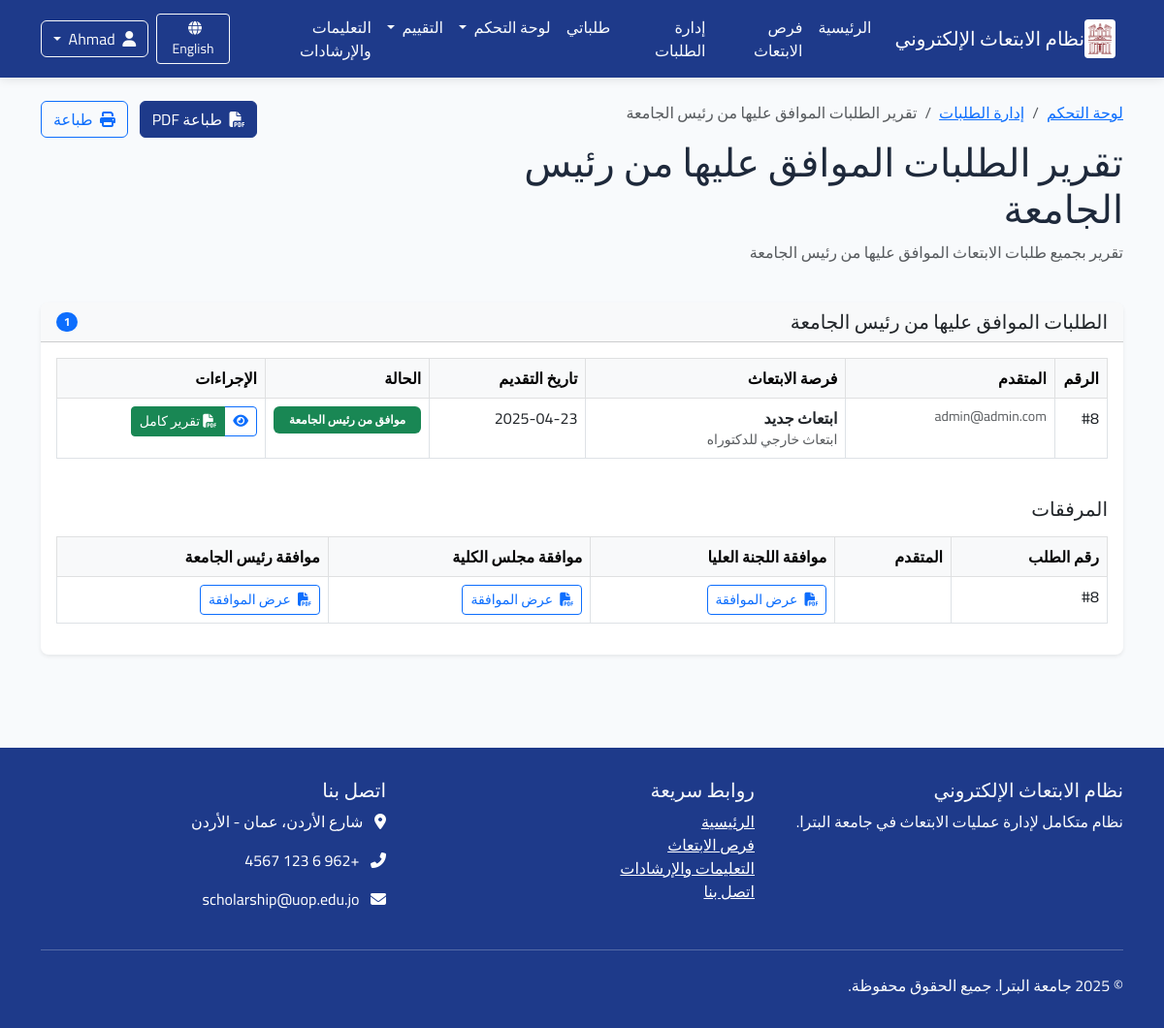
Before: /ar/reports/president/ (signed in) with the older database file.
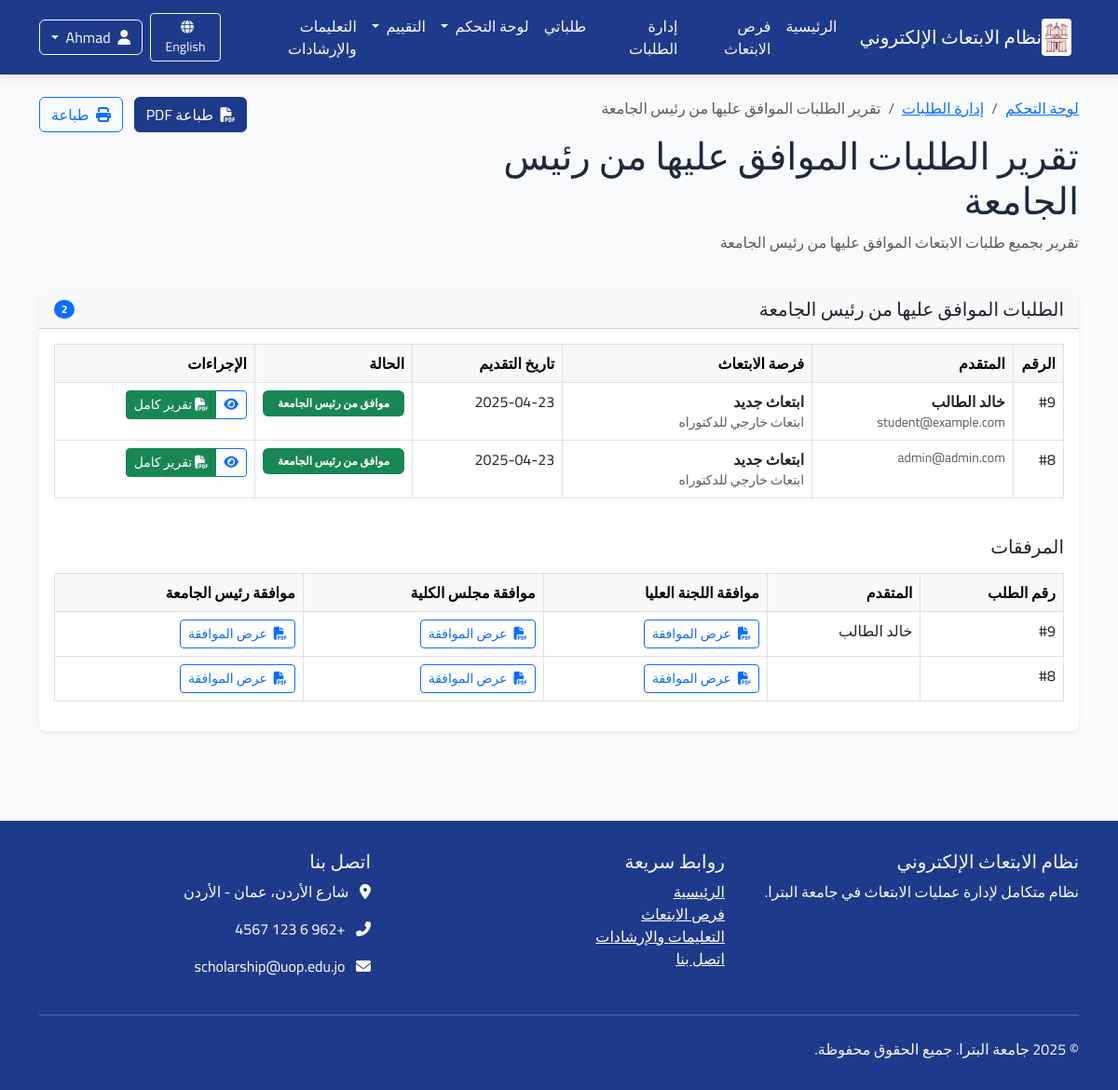
After: the same page with the newer database file.
### applications/models.py (models this page shows, shortened)
class Application(models.Model):
    scholarship = models.ForeignKey(Scholarship, verbose_name=_("فرصة الابتعاث"), on_delete=models.CASCADE,
                                    related_name="applications")
    applicant = models.ForeignKey(User, verbose_name=_("المتقدم"), on_delete=models.CASCADE,
                                  related_name="applications")
    status = models.ForeignKey(ApplicationStatus, verbose_name=_("حالة الطلب"), on_delete=models.PROTECT,
                               related_name="applications")
    application_date = models.DateTimeField(_("تاريخ التقديم"), auto_now_add=True)
    last_update = models.DateTimeField(_("آخر تحديث"), auto_now=True)
    motivation_letter = models.TextField(_("خطاب الدوافع"),
                                         help_text=_("اشرح لماذا تريد التقدم لهذه الفرصة وما هي أهدافك"))
    research_proposal = models.TextField(_("مقترح البحث"), blank=True, null=True,
                                         help_text=_("إذا كان الابتعاث لدراسة الدكتوراه، أرفق مقترح البحث الخاص بك"))
    comments = models.TextField(_("ملاحظات إضافية"), blank=True, null=True,
                                help_text=_("أي معلومات إضافية تود إضافتها لطلبك"))
    acceptance_letter = models.BooleanField(_("هل لديك قبول مبدئي؟"), default=False)
    acceptance_university = models.CharField(_("اسم الجامعة التي لديك قبول فيها"), max_length=200, blank=True,
                                             null=True)
    admin_notes = models.TextField(_("ملاحظات إدارية"), blank=True, null=True)
    class Meta:
        verbose_name = _("طلب ابتعاث")
        verbose_name_plural = _("طلبات الابتعاث")
        ordering = ['-application_date']
        unique_together = ['scholarship', 'applicant']  # لا يمكن للمستخدم التقديم على نفس الفرصة مرتين

class ApplicationStatus(models.Model):
    name = models.CharField(_("اسم الحالة"), max_length=100)
    description = models.TextField(_("الوصف"), blank=True, null=True)
    order = models.PositiveSmallIntegerField(_("الترتيب"), default=0)
    requires_attachment = models.BooleanField(_("تتطلب مرفقات"), default=False)
    class Meta:
        verbose_name = _("حالة الطلب")
        verbose_name_plural = _("حالات الطلبات")
        ordering = ['order']

### announcements/models.py (models this page shows, shortened)
class Scholarship(models.Model):
    STATUS_CHOICES = (
        ('draft', _('مسودة')),
        ('published', _('منشور')),
        ('closed', _('مغلق')),
    )
    title = models.CharField(_("العنوان"), max_length=200)
    scholarship_type = models.ForeignKey(ScholarshipType, verbose_name=_("نوع الابتعاث"), on_delete=models.CASCADE,
                                         related_name="scholarships")
    description = models.TextField(_("الوصف"))
    requirements = models.TextField(_("المتطلبات"))
    benefits = models.TextField(_("المميزات"), blank=True, null=True)
    countries = models.CharField(_("الدول المتاحة"), max_length=255, blank=True, null=True)
    universities = models.TextField(_("الجامعات المتاحة"), blank=True, null=True)
    deadline = models.DateTimeField(_("الموعد النهائي للتقديم"))
    publication_date = models.DateTimeField(_("تاريخ النشر"), default=timezone.now)
    status = models.CharField(_("الحالة"), max_length=20, choices=STATUS_CHOICES, default='draft')
    max_applicants = models.PositiveIntegerField(_("الحد الأقصى للمتقدمين"), default=0, help_text=_("0 يعني غير محدود"))
    eligibility_criteria = models.TextField(_("معايير الأهلية"), blank=True, null=True)
    application_process = models.TextField(_("عملية التقديم"), blank=True, null=True)
    contact_info = models.TextField(_("معلومات الاتصال"), blank=True, null=True)
    attachment = models.FileField(_("مرفق"), upload_to='scholarship_attachments/', blank=True, null=True)
    created_by = models.ForeignKey(User, verbose_name=_("تم إنشاؤه بواسطة"), on_delete=models.CASCADE,
                                   related_name="created_scholarships")
    updated_at = models.DateTimeField(_("تم التحديث في"), auto_now=True)
    class Meta:
        verbose_name = _("فرصة ابتعاث")
        verbose_name_plural = _("فرص الابتعاث")
        ordering = ['-publication_date']

class ScholarshipType(models.Model):
    name = models.CharField(_("اسم النوع"), max_length=100)
    description = models.TextField(_("الوصف"), blank=True, null=True)
    class Meta:
        verbose_name = _("نوع الابتعاث")
        verbose_name_plural = _("أنواع الابتعاث")
        ordering = ['name']

### applications/views.py (the view, shortened to what this page needs)
# urls.py: path('reports/president/', views.president_report, name='president_report'),
@login_required
@permission_required('applications.view_application')
def president_report(request):
    applications = Application.objects.filter(status__order=9).order_by('-application_date')
    for application in applications:
        application.higher_committee_attachment = ApprovalAttachment.objects.filter(
            application=application,
            approval_type='higher_committee'
        ).first()
        application.faculty_council_attachment = ApprovalAttachment.objects.filter(
            application=application,
            approval_type='faculty_council'
        ).first()
        application.president_attachment = ApprovalAttachment.objects.filter(
            application=application,
            approval_type='president'
        ).first()
    context = {
        'applications': applications,
        'title': _("تقرير الطلبات الموافق عليها من رئيس الجامعة"),
        'date': timezone.now()
    }
    return render(request, 'applications/reports/president_report.html', context)

### applications/templates/applications/reports/president_report.html (shortened to what this page needs)
{% extends 'base.html' %}
{% load i18n %}
{% load static %}
{% block content %}
<div class="container py-4">
    <div class="row mb-4 no-print">
        <div class="col-md-8">
            <nav aria-label="breadcrumb" class="mb-2">
                <ol class="breadcrumb">
                    <li class="breadcrumb-item"><a href="{% url 'dashboard:index' %}">{% trans "لوحة التحكم" %}</a></li>
                    <li class="breadcrumb-item"><a href="{% url 'applications:admin_applications_list' %}">{% trans "إدارة الطلبات" %}</a></li>
                    <li class="breadcrumb-item active" aria-current="page">{% trans "تقرير الطلبات الموافق عليها من رئيس الجامعة" %}</li>
                </ol>
            </nav>
            <h1 class="mb-2">{% trans "تقرير الطلبات الموافق عليها من رئيس الجامعة" %}</h1>
            <p class="text-muted">{% trans "تقرير بجميع طلبات الابتعاث الموافق عليها من رئيس الجامعة" %}</p>
        </div>
        <div class="col-md-4 text-md-end">
            <a href="?print=true" target="_blank" class="btn btn-primary me-2">
                <i class="fas fa-file-pdf me-1"></i> {% trans "طباعة PDF" %}
            </a>
            <button onclick="window.print()" class="btn btn-outline-primary">
                <i class="fas fa-print me-1"></i> {% trans "طباعة" %}
            </button>
        </div>
    </div>
    <div class="card shadow-sm border-0 mb-4">
        <div class="card-header bg-light d-flex justify-content-between align-items-center no-print">
            <h5 class="mb-0">{% trans "الطلبات الموافق عليها من رئيس الجامعة" %}</h5>
            <span class="badge bg-primary rounded-pill">{{ applications.count }}</span>
        </div>
        <div class="card-body">
            {% if applications %}
            <div class="table-responsive">
                <table class="table table-bordered">
                    <thead class="table-light">
                        <tr>
                            <th width="5%">{% trans "الرقم" %}</th>
                            <th width="20%">{% trans "المتقدم" %}</th>
                            <th width="25%">{% trans "فرصة الابتعاث" %}</th>
                            <th width="15%">{% trans "تاريخ التقديم" %}</th>
                            <th width="15%">{% trans "الحالة" %}</th>
                            <th width="20%" class="no-print">{% trans "الإجراءات" %}</th>
                        </tr>
                    </thead>
                    <tbody>
                        {% for application in applications %}
                        <tr>
                            <td>#{{ application.id }}</td>
                            <td>
                                <div class="fw-bold">{{ application.applicant.get_full_name }}</div>
                                <div class="small text-muted">{{ application.applicant.email }}</div>
                            </td>
                            <td>
                                <div class="fw-bold">{{ application.scholarship.title }}</div>
                                <div class="small text-muted">{{ application.scholarship.scholarship_type.name }}</div>
                            </td>
                            <td>{{ application.application_date|date:"Y-m-d" }}</td>
                            <td>
                                <span class="badge bg-success px-3 py-2">
                                    {{ application.status.name }}
                                </span>
                            </td>
                            <td class="no-print">
                                <div class="btn-group">
                                    <a href="{% url 'applications:application_detail' application.id %}" class="btn btn-sm btn-outline-primary" title="{% trans 'عرض التفاصيل' %}">
                                        <i class="fas fa-eye"></i>
                                    </a>
                                    <a href="{% url 'applications:application_full_report' application.id %}?print=true" class="btn btn-sm btn-success" title="{% trans 'تقرير كامل' %}" target="_blank">
                                        <i class="fas fa-file-pdf"></i> {% trans "تقرير كامل" %}
                                    </a>
                                </div>
                            </td>
                        </tr>
                        {% endfor %}
                    </tbody>
                </table>
            </div>
            <div class="mt-4">
                <h5 class="mb-3">{% trans "المرفقات" %}</h5>
                <div class="table-responsive">
                    <table class="table table-bordered">
                        <thead class="table-light">
                            <tr>
                                <th>{% trans "رقم الطلب" %}</th>
                                <th>{% trans "المتقدم" %}</th>
                                <th>{% trans "موافقة اللجنة العليا" %}</th>
                                <th>{% trans "موافقة مجلس الكلية" %}</th>
                                <th>{% trans "موافقة رئيس الجامعة" %}</th>
                            </tr>
                        </thead>
                        <tbody>
                            {% for application in applications %}
                            <tr>
                                <td>#{{ application.id }}</td>
                                <td>{{ application.applicant.get_full_name }}</td>
                                <td>
                                    {% if application.higher_committee_attachment %}
                                    <a href="{{ application.higher_committee_attachment.attachment.url }}" target="_blank" class="btn btn-sm btn-outline-primary">
                                        <i class="fas fa-file-pdf me-1"></i> {% trans "عرض الموافقة" %}
                                    </a>
                                    {% else %}
                                    <span class="text-muted">-</span>
                                    {% endif %}
                                </td>
                                <td>
                                    {% if application.faculty_council_attachment %}
                                    <a href="{{ application.faculty_council_attachment.attachment.url }}" target="_blank" class="btn btn-sm btn-outline-primary">
                                        <i class="fas fa-file-pdf me-1"></i> {% trans "عرض الموافقة" %}
                                    </a>
                                    {% else %}
                                    <span class="text-muted">-</span>
                                    {% endif %}
                                </td>
                                <td>
                                    {% if application.president_attachment %}
                                    <a href="{{ application.president_attachment.attachment.url }}" target="_blank" class="btn btn-sm btn-outline-primary">
                                        <i class="fas fa-file-pdf me-1"></i> {% trans "عرض الموافقة" %}
                                    </a>
                                    {% else %}
                                    <span class="text-muted">-</span>
                                    {% endif %}
                                </td>
                            </tr>
                            {% endfor %}
                        </tbody>
                    </table>
                </div>
            </div>
            {% else %}
            <div class="text-center py-5">
                <i class="fas fa-inbox fa-4x text-muted mb-3"></i>
                <h5>{% trans "لا توجد طلبات موافق عليها من رئيس الجامعة حالياً" %}</h5>
            </div>
            {% endif %}
        </div>
    </div>
</div>
{% endblock %}

Changed rows visible on the page:
added Application: id "9", applicant.get_full_name "خالد الطالب", applicant.email "student@example.com", scholarship "ابتعاث جديد", scholarship.scholarship_type.name "ابتعاث خارجي للدكتوراه", application_date "2025-04-23", status.name "موافق من رئيس الجامعة"
Other visible differences:
{{ applications.count }}: "1" → "2"
